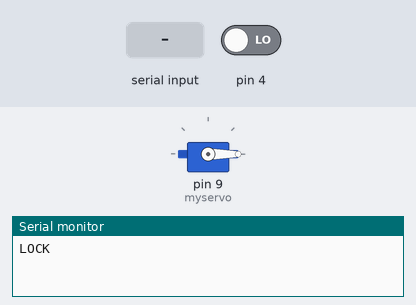
This sketch was run on a simulated Arduino Uno, built with avr-gcc and run on an emulated ATmega328P. On the bench: servo, the last lines printed to the serial monitor. The inputs (shaded band) are chosen by the test bench; at power-on: pin 4 LOW.

Above: at 1.2 s.
1.3 s: "90,45\n" received over Serial
At 2.6 s:
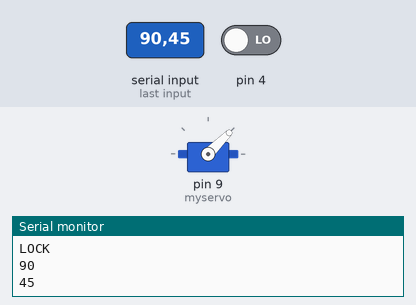
4.3 s: "30,150\n" received over Serial
At 6.0 s:
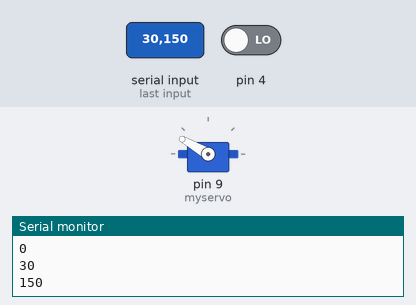
7.3 s: "200\n" received over Serial
At 8.1 s:
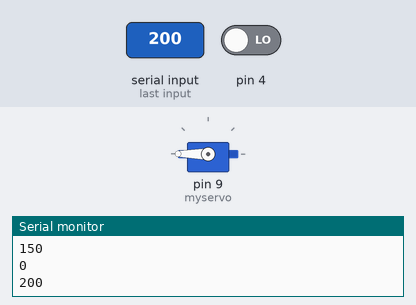
9.8 s: "90\n" received over Serial
At 10.8 s:
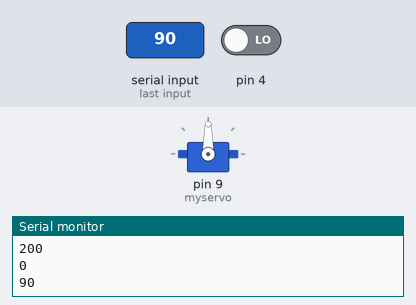
Timing chart, 0 to 12.9 s (numbered marks = the images above; inputs shaded):
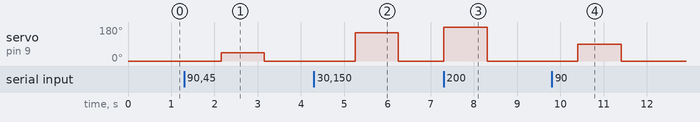

Measured:
- after the input at 1.3 s, servo on pin 9 (myservo): 0° → 45° after 0.85 s, → 0° 1.0 s later
- after the input at 4.3 s, servo on pin 9 (myservo): 0° → 150° after 0.95 s, → 0° 1.0 s later
- after the input at 7.3 s, servo on pin 9 (myservo): 0° → 180° at once, → 0° 1.0 s later
- after the input at 9.8 s, servo on pin 9 (myservo): 0° → 90° after 0.61 s, → 0° 1.0 s later

The sketch:

Knob.ino
```cpp
#include <Servo.h>

Servo myservo;  // create servo object to control a servo

int val = 0;    // variable to read the value from the analog pin
int statu = -2;

void EXPORT() {
  while(1){
    int Hall = 0;
    for (int i=0;i<5;i++) {
      Hall+=digitalRead(4);
      delay(10);
    }
    if (Hall == 5) {
//      Serial.println("1*5,UNLOCK");
      if (statu != 0) {
        Serial.println("UNLOCK");
        statu = 0;
      }
      return ;
    }
    if (Hall == 0) {
//      Serial.println("0*5,LOCK");
      if (statu != 1) {
        Serial.println("LOCK");
        statu = 1;
      }
      return ;
    }
  }
}

void setup() {
  Serial.begin(9600);
  myservo.attach(9);  // attaches the servo on pin 9 to the servo object
  myservo.write(val);
  pinMode(4,INPUT);
  EXPORT();
}

void loop() {
  while (Serial.available() > 0) {   // 串口收到字符数大于零。
    val = Serial.parseInt();
    Serial.println(val);
    myservo.write(val);
  }
  EXPORT();
  delay(1000);                        // waits for the servo to get there
}
```
